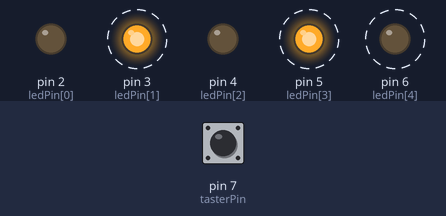
The sketch below on a simulated Arduino Uno, built with avr-gcc and run on an emulated ATmega328P. On the bench: output pins drawn as LEDs (lit = HIGH). Dashed ring = blinking. The test bench sets the inputs (shaded band); at power-on: pin 7 (tasterPin) HIGH.

Above: at 1.2 s.
1.3 s: pin 7 (tasterPin) pulled LOW for 0.15 s
At 1.75 s:
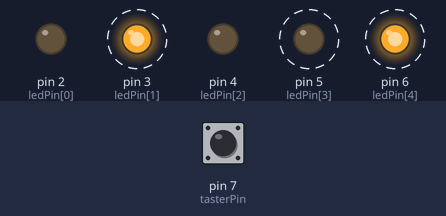
4.3 s: pin 7 (tasterPin) pulled LOW for 1 s
At 5.15 s:
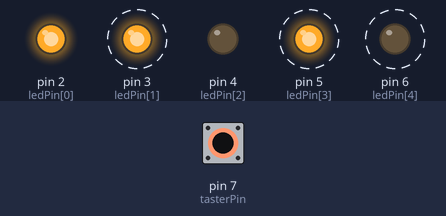
7.3 s: pin 7 (tasterPin) pulled LOW for 3.2 s
At 13.77 s:
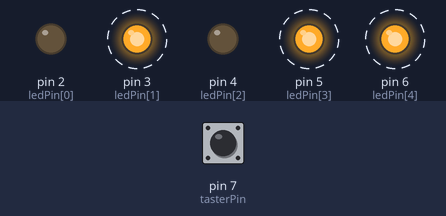
Timing chart, 0 to 18.0 s (numbered marks = the images above; inputs shaded):
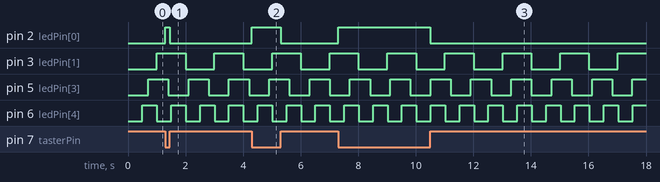

The sketch:

timing4.ino
```cpp
/*
  Das richtige Timing
  Mit drei blinkenden Leds

  Version 1.0
  Der Hobbyelektroniker
  Der Code ist Public Domain und kann ohne Einschränkungen frei verwendet werden
*/
// Anordnung der LED's
/*
 * 0     1
 *    4
 * 2     3
 */
const int anzahl_leds = 5;
const int ledPin[anzahl_leds] = {2,3,4,5,6};
const int tasterPin = 7;

void setup() {
  // Alle Led - Pins auf OUTPUT
  for (int i=0; i<anzahl_leds; i++) {
    pinMode(ledPin[i],OUTPUT);
  }
  // INPUT_PULLUP beim Taster
  pinMode(tasterPin,INPUT_PULLUP);
}

// Die Leds 1, 3 und 4 sollen blinken
// Die Led links oben (0) soll leuchten, wenn der Taster gedrückt wird

void blink4() {
  const int ledNummer = 4;
  const int blinkZeit = 500;
  static unsigned long startZeit = 0;
  if (millis() > startZeit + blinkZeit) {
    digitalWrite(ledPin[ledNummer],!digitalRead(ledPin[ledNummer]));
    startZeit = millis();
  }
}

void blink3() {
  const int ledNummer = 3;
  const int blinkZeit = 700;
  static unsigned long startZeit = 0;
  if (millis() > startZeit + blinkZeit) {
    digitalWrite(ledPin[ledNummer],!digitalRead(ledPin[ledNummer]));
    startZeit = millis();
  }
}

void blink1() {
  const int ledNummer = 1;
  const int blinkZeit = 1000;
  static unsigned long startZeit = 0;
  if (millis() > startZeit + blinkZeit) {
    digitalWrite(ledPin[ledNummer],!digitalRead(ledPin[ledNummer]));
    startZeit = millis();
  }
}

void led0() {
  // Led 0 abhängig vom Taster ein-/ausschalten
  digitalWrite(ledPin[0],!digitalRead(tasterPin));
}

void loop() {
  blink4();
  blink1();
  blink3();
  led0();
}
```

Measured:
- after the input at 1.3 s, pin 2 (ledPin[0]): LOW → HIGH at once, → LOW 0.15 s later
- after the input at 4.3 s, pin 2 (ledPin[0]): LOW → HIGH at once, → LOW 1.0 s later
- after the input at 7.3 s, pin 2 (ledPin[0]): LOW → HIGH at once, → LOW 3.2 s later
- by itself, pin 3 (ledPin[1]): alternates HIGH for 1.0 s and LOW for 1.0 s
- by itself, pin 5 (ledPin[3]): alternates HIGH for 0.70 s and LOW for 0.70 s
- by itself, pin 6 (ledPin[4]): alternates HIGH for 0.50 s and LOW for 0.50 s
